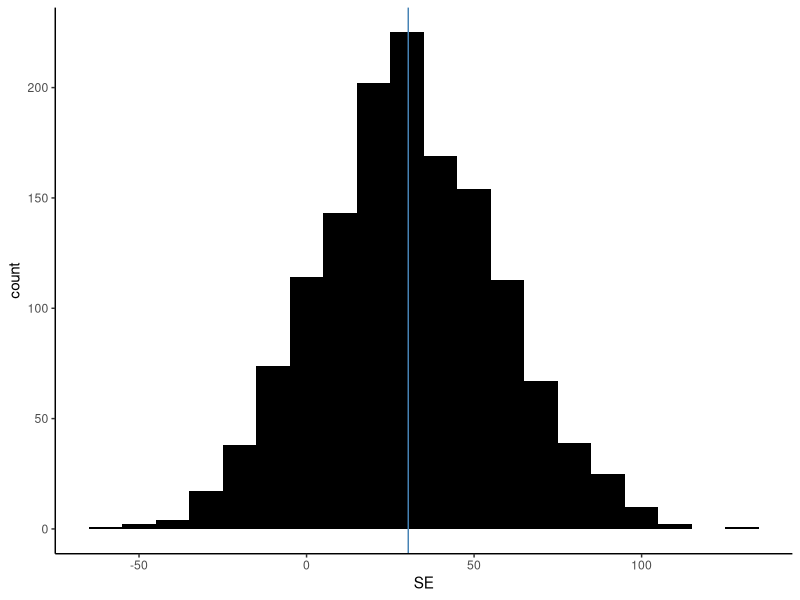
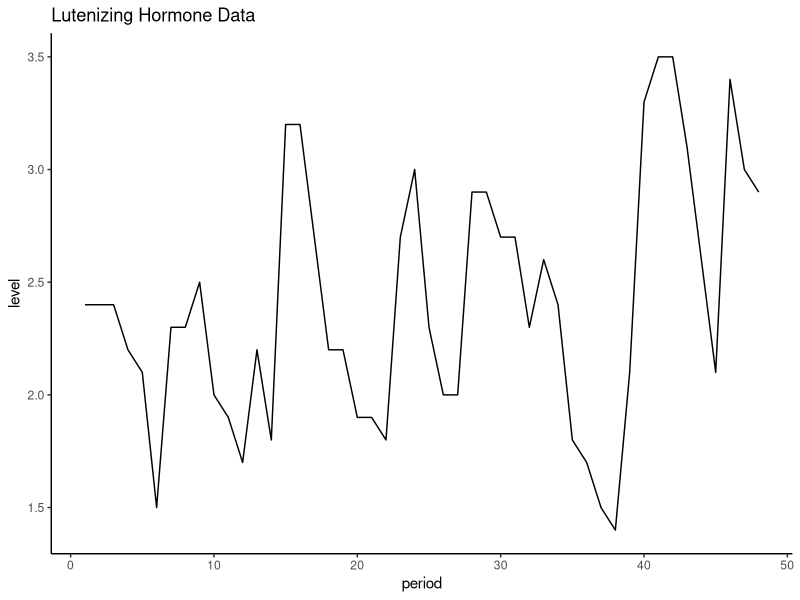
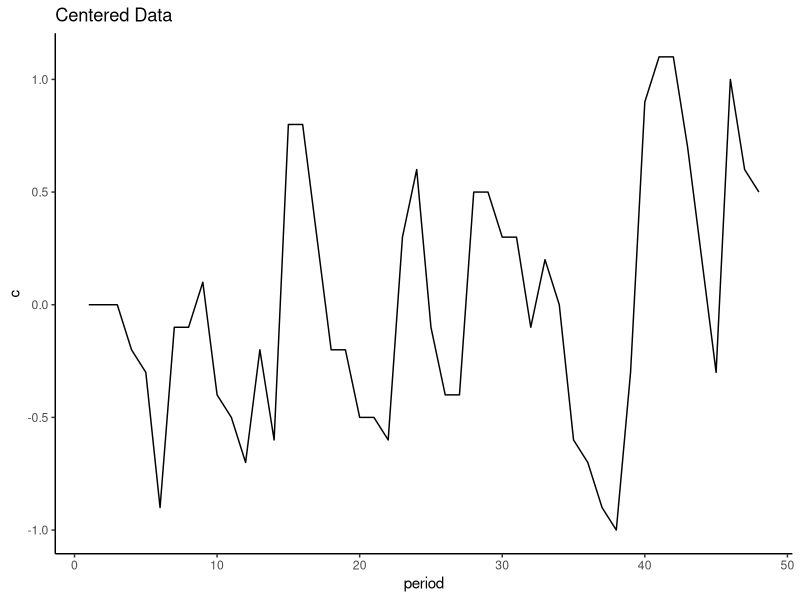

Recreate these plots in R, in order. (Note: this script raises an error after producing the figures.)
## ---- chunk 1
z<-c(94, 197, 16, 38, 99, 141, 23)
y<-c(52, 104, 146, 10, 51, 30, 40, 27, 46)
## ---- chunk 2
theta = mean(z) - mean(y)
theta
## ---- chunk 3
meanz<-NULL
meany<-NULL
thetabs<-NULL
for (i in 1:1400){
  bootz = sample (z, 7, replace = TRUE)
  booty = sample (y, 9, replace = TRUE)
  meanz = append (meanz, mean(bootz))
  meany = append (meany, mean(booty))
  thetabs = append (thetabs, mean(bootz)-mean(booty))
}

se <- sqrt(sum((thetabs-theta)^2)/1399)
## ---- chunk 4
se
## ---- chunk 5
mean(thetabs)/se
## ---- chunk 6
require(ggplot2)
seplot <-data.frame(thetabs)
names(seplot) = "SE"
mean = mean(seplot$SE)
ggplot(seplot, aes(SE)) + geom_histogram(fill="black", binwidth=10) + theme_classic() + geom_vline(xintercept=mean, col="steelblue")
## ---- chunk 7
lh <- read.csv("hormone_data.csv", header = TRUE)
require(ggplot2)
ggplot(lh, aes(period, level)) + geom_line(col="black") + theme_classic() + labs(title = "Lutenizing Hormone Data")
## ---- chunk 8
lhc <- lh$level - mean(lh$level) 
lh$c = lhc #defining the new z(t) as y(t) - mean(y) and adding it to the existing data frame
ggplot(lh, aes(period, c)) + geom_line(col="black") + theme_classic() + labs(title = "Centered Data") #plot z
## ---- chunk 9
Z = data.frame("t1" = c(lh$c[1:47]), "t2" = c(lh$c[2:48]))
optimize(f = ) #I'm stuck on how to actually calculate the least-squares estimate of beta.
## ---- chunk 10
mu = mean(lh$level)
beta = 0.586 #This is the beta estimate given in Efron and Tibshirani
e = (Z$t2) - beta*(Z$t1) #create the estimated value of espilon for each t
#I'm not sure where to go from here
